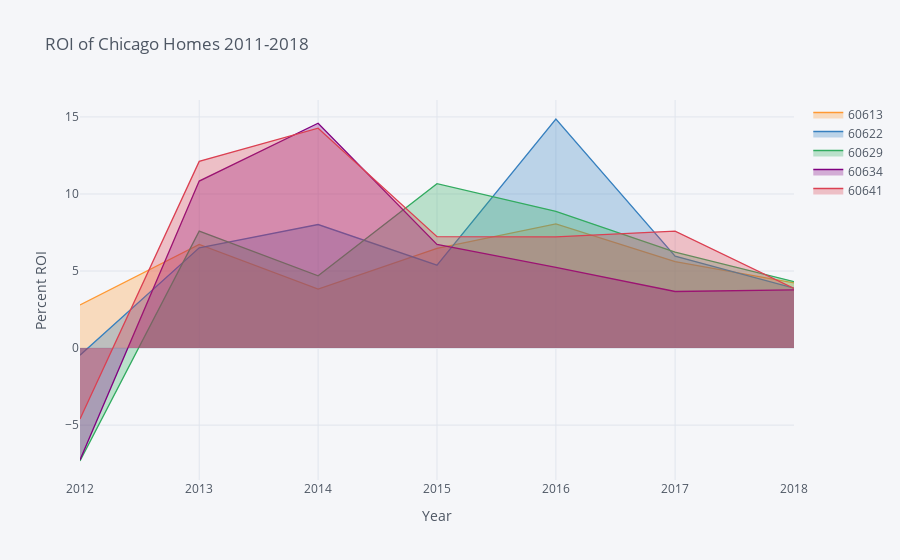

The notebook cell this image was saved under:
### Code cell
import cufflinks as cf
cf.go_offline()
top_roi_plot.iplot(title="ROI of Chicago Homes 2011-2018",
                    xTitle="Year",
                    yTitle="Percent ROI",
                   shape=(13,8),
                    subplot_titles=True,
                    fill=True,)

### Figure 1 — Plotly figure (JSON) as saved in the notebook; plotly's stock layout.template omitted (floating-point values rounded to 4 significant figures)
{"data": [{"fill": "tozeroy", "fillcolor": "rgba(255, 153, 51, 0.3)", "line": {"color": "rgba(255, 153, 51, 1.0)", "dash": "solid", "shape": "linear", "width": 1.3}, "mode": "lines", "name": "60613", "text": "", "type": "scatter", "x": ["2012-01", "2013-01", "2014-01", "2015-01", "2016-01", "2017-01", "2018-01"], "y": [2.801, 6.727, 3.834, 6.477, 8.054, 5.612, 4.23]}, {"fill": "tozeroy", "fillcolor": "rgba(55, 128, 191, 0.3)", "line": {"color": "rgba(55, 128, 191, 1.0)", "dash": "solid", "shape": "linear", "width": 1.3}, "mode": "lines", "name": "60622", "text": "", "type": "scatter", "x": ["2012-01", "2013-01", "2014-01", "2015-01", "2016-01", "2017-01", "2018-01"], "y": [-0.465, 6.504, 8.019, 5.379, 14.87, 5.969, 3.888]}, {"fill": "tozeroy", "fillcolor": "rgba(50, 171, 96, 0.3)", "line": {"color": "rgba(50, 171, 96, 1.0)", "dash": "solid", "shape": "linear", "width": 1.3}, "mode": "lines", "name": "60629", "text": "", "type": "scatter", "x": ["2012-01", "2013-01", "2014-01", "2015-01", "2016-01", "2017-01", "2018-01"], "y": [-7.329, 7.59, 4.691, 10.67, 8.872, 6.222, 4.313]}, {"fill": "tozeroy", "fillcolor": "rgba(128, 0, 128, 0.3)", "line": {"color": "rgba(128, 0, 128, 1.0)", "dash": "solid", "shape": "linear", "width": 1.3}, "mode": "lines", "name": "60634", "text": "", "type": "scatter", "x": ["2012-01", "2013-01", "2014-01", "2015-01", "2016-01", "2017-01", "2018-01"], "y": [-7.26, 10.84, 14.59, 6.722, 5.235, 3.672, 3.773]}, {"fill": "tozeroy", "fillcolor": "rgba(219, 64, 82, 0.3)", "line": {"color": "rgba(219, 64, 82, 1.0)", "dash": "solid", "shape": "linear", "width": 1.3}, "mode": "lines", "name": "60641", "text": "", "type": "scatter", "x": ["2012-01", "2013-01", "2014-01", "2015-01", "2016-01", "2017-01", "2018-01"], "y": [-4.602, 12.12, 14.27, 7.232, 7.211, 7.593, 3.871]}], "layout": {"legend": {"bgcolor": "#F5F6F9", "font": {"color": "#4D5663"}}, "paper_bgcolor": "#F5F6F9", "plot_bgcolor": "#F5F6F9", "title": {"font": {"color": "#4D5663"}, "text": "ROI of Chicago Homes 2011-2018"}, "xaxis": {"gridcolor": "#E1E5ED", "showgrid": true, "tickfont": {"color": "#4D5663"}, "title": {"font": {"color": "#4D5663"}, "text": "Year"}, "zerolinecolor": "#E1E5ED"}, "yaxis": {"gridcolor": "#E1E5ED", "showgrid": true, "tickfont": {"color": "#4D5663"}, "title": {"font": {"color": "#4D5663"}, "text": "Percent ROI"}, "zerolinecolor": "#E1E5ED"}}}
